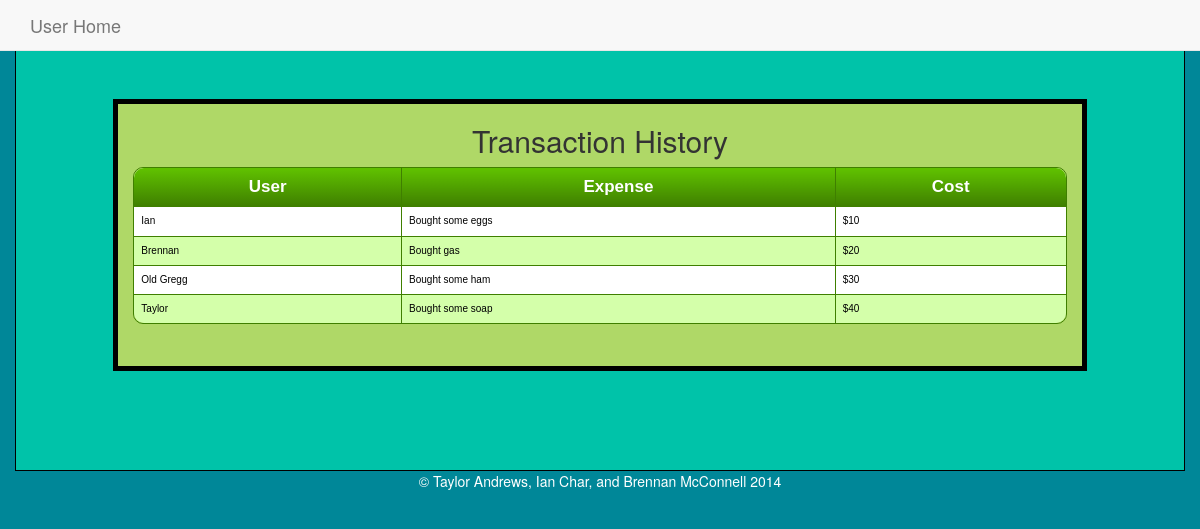
The app's page /share/history/ (signed in), older data.
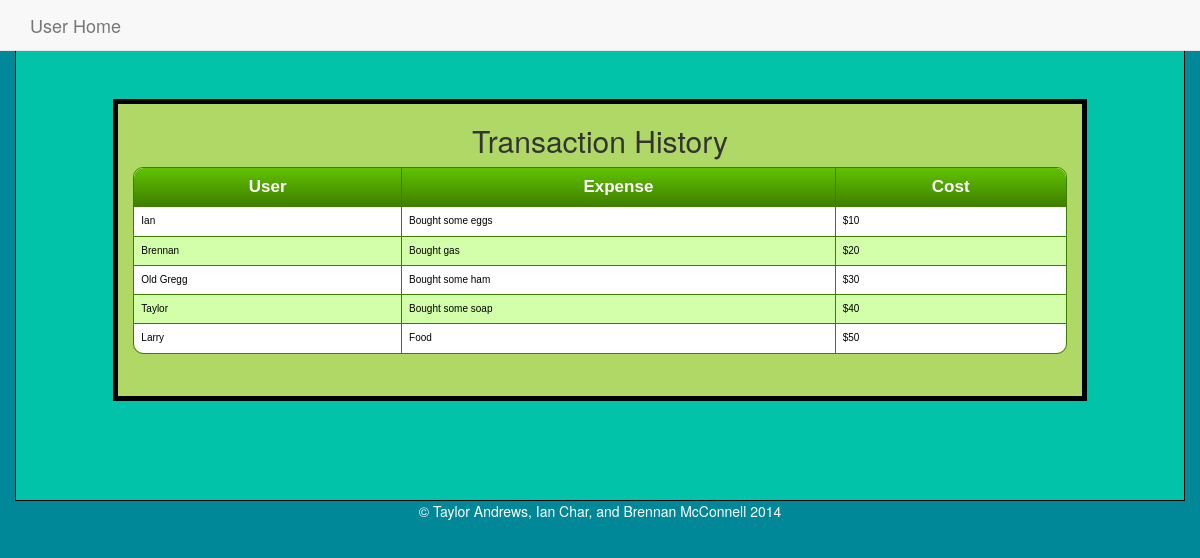
The same page, newer data.
### share/models.py (models this page shows, shortened)
class PaymentLog(models.Model):
	amount = models.IntegerField(default=0)
	description = models.CharField(max_length=140, default="")
	date = models.DateField(default=time.strftime("%Y-%m-%d"))
	user = models.ForeignKey(User)
	contested = models.BooleanField(default=False)
	contestedMessage = models.CharField(max_length=140, default="")

### share/views.py (the view)
@login_required
def history(request):
    context = RequestContext(request)
    paylog_list = PaymentLog.objects.all()
    context_dict = {'paylog': paylog_list}
    return render_to_response('ExpenseLog.html', context_dict, context)

### templates/ExpenseLog.html (shortened to what this page needs)
{% load static %}
<!DOCTYPE HTML>
<html>
	<head>
	    <link href="{% static 'bootstrap/css/bootstrap.min.css' %}" rel="stylesheet">
	    <link href="{% static 'css/styles.css' %}" rel="stylesheet">
	</head>
	<body>
		<div class="container-fluid">
			<div class="row">
	            <nav class="navbar navbar-default navbar-fixed-top" role="navigation">
		            <div class="container-fluid">
		              <div class="row-fluid">
		                <div class="col-md-10">
		                  <a class="navbar-brand" id="navName" href="/share/home">User Home</a>
		                </div>
		            </div>
	          	</nav>
			</div>
			<div class="container" id="bodyContainer">
				<div class="row">
					<div class="container" id="bodyContent">
						<div class="row">
							<div class="col-md-10" id="reportBox">
								<h2>Transaction History</h2>
								       <div class="CSSTableGenerator" >
						                <table >
						                    <tr>
						                        <td>User</td>
						                        <td>Expense</td>
						                        <td>Cost</td>
						                    </tr>
						                    <tr>
						                        {% for log in paylog %}
                                                <td>{{ log.user }}</td>
						                        <td>{{ log.description }}</td>
						                        <td>${{ log.amount }}</td>
						                    </tr>
								       {% endfor %}
						                </table>
						            </div>
						</div>
					</div>
					<div class="col-md-1"></div>
				</div>
			</div>
			<footer>
				<p> &copy Taylor Andrews, Ian Char, and Brennan McConnell 2014 </p>
			</footer>
		</div>
	</body>
</html>

### static/css/styles.css (style rules this page uses)
body { background-color: #008798; }
#bodyContent { background-color: #00C3A9; border: solid black 1px; }
#reportBox { text-align: center; margin-top: 7em; background-color: #AFD867; margin-bottom: 7em; border: solid black 5px; padding-bottom: 3em; }
footer { text-align: center; color: #FFFFFF; }
nav { border: solid black 5px; }
table { padding: 5px; }
th, td { padding: 7px; text-align: left; }
.CSSTableGenerator { margin:0px;padding:0px; width:100%; border:1px solid #3f7f00; -moz-border-radius-bottomleft:10px; -webkit-border-bottom-left-radius:10px; border-bottom-left-radius:10px; -moz-border-radius-bottomright:10px; -webkit-border-bottom-right-radius:10px; border-bottom-right-radius:10px; -moz-border-radius-topright:10px; -webkit-border-top-right-radius:10px; border-top-right-radius:10px; -moz-border-radius-topleft:10px; -webkit-border-top-left-radius:10px; border-top-left-radius:10px; }
.CSSTableGenerator table { border-collapse: collapse; border-spacing: 0; width:100%; height:100%; margin:0px;padding:0px; }
.CSSTableGenerator tr:last-child td:last-child { -moz-border-radius-bottomright:10px; -webkit-border-bottom-right-radius:10px; border-bottom-right-radius:10px; }
.CSSTableGenerator table tr:first-child td:first-child { -moz-border-radius-topleft:10px; -webkit-border-top-left-radius:10px; border-top-left-radius:10px; }
.CSSTableGenerator table tr:first-child td:last-child { -moz-border-radius-topright:10px; -webkit-border-top-right-radius:10px; border-top-right-radius:10px; }
.CSSTableGenerator tr:last-child td:first-child { -moz-border-radius-bottomleft:10px; -webkit-border-bottom-left-radius:10px; border-bottom-left-radius:10px; }
.CSSTableGenerator tr:nth-child(odd) { background-color:#d4ffaa; }
.CSSTableGenerator tr:nth-child(even) { background-color:#ffffff; }
.CSSTableGenerator td { vertical-align:middle; border:1px solid #3f7f00; border-width:0px 1px 1px 0px; text-align:left; padding:7px; font-size:10px; font-family:Arial; font-weight:normal; color:#000000; }
.CSSTableGenerator tr:last-child td { border-width:0px 1px 0px 0px; }
.CSSTableGenerator tr td:last-child { border-width:0px 0px 1px 0px; }
.CSSTableGenerator tr:last-child td:last-child { border-width:0px 0px 0px 0px; }
.CSSTableGenerator tr:first-child td { background:-o-linear-gradient(bottom, #5fbf00 5%, #3f7f00 100%); background:-webkit-gradient( linear, left top, left bottom, color-stop(0.05, #5fbf00), color-stop(1, #3f7f00) ); background:-moz-linear-gradient( center top, #5fbf00 5%, #3f7f00 100% ); filter:progid:DXImageTransform.Microsoft.gradient(startColorstr="#5fbf00", endColorstr="#3f7f00"); background: -o-linear-gradient(top,#5fbf00,3f7f00); background-color:#5fbf00; border:0px solid #3f7f00; text-align:center; border-width:0px 0px 1px 1px; font-size:17px; font-family:Arial; font-weight:bold; color:#ffffff; }
.CSSTableGenerator tr:first-child td:first-child { border-width:0px 0px 1px 0px; }
.CSSTableGenerator tr:first-child td:last-child { border-width:0px 0px 1px 1px; }

Row changes from the older to the newer data that the page shows:
added PaymentLog: user "Larry", description "Food", amount "50"
